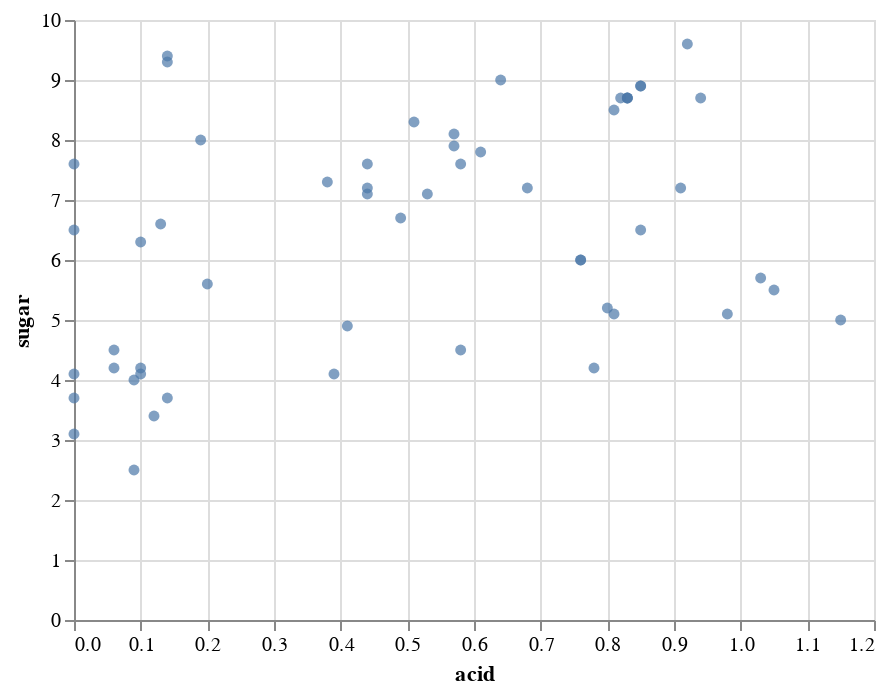

The notebook cell saved with this chart:
### Code cell
alt.Chart(cocktails).mark_circle().encode(x='acid', y='sugar')

### Figure 1 — Vega-Lite specification as saved in the notebook (floating-point values rounded to 4 significant figures)
{"config": {"view": {"continuousWidth": 400, "continuousHeight": 300}}, "data": {"name": "data-eef8cdb9f814de562d6e0a7156484812"}, "mark": "circle", "encoding": {"x": {"type": "quantitative", "field": "acid"}, "y": {"type": "quantitative", "field": "sugar"}}, "$schema": "https://vega.github.io/schema/vega-lite/v4.8.1.json", "datasets": {"data-eef8cdb9f814de562d6e0a7156484812": [{"name": "Pisco Sour", "abv": 12.1, "acid": 0.68, "sugar": 7.2, "type": "eggwhite", "index": 5, "instructions": "Dry shake, shake with ice, coupe. Add 3 drops of Anostura or Amargo Chuncho.", "ingredients": "2 oz pisco (40% abv)<br/>1 oz egg white<br/>3/4 oz lime juice<br/>3/4 oz simple syrup", "ncotw": "not yet"}, {"name": "Pink Lady", "abv": 12.4, "acid": 0.64, "sugar": 9.0, "type": "eggwhite", "index": 6, "instructions": "Dry shake, shake with ice, coupe.", "ingredients": "1 1/2 oz Plymouth gin<br/>1 oz egg white<br/>3/4 oz lemon juice<br/>1/2 oz Grenadine<br/>1/2 oz simple syrup<br/>1/2 oz Lairds Applejack Bottled in Bond", "ncotw": "not yet"}, {"name": "Clover Club", "abv": 13.6, "acid": 0.49, "sugar": 6.7, "type": "eggwhite", "index": 7, "instructions": "Dry shake, shake with ice, coupe. Garnish with a raspberry", "ingredients": "2 oz Plymouth gin<br/>1 oz egg white<br/>1/2 oz Dolin dry vermouth<br/>1/2 oz raspberry syrup<br/>1/2 oz lemon juice<br/>1 oz egg white", "ncotw": "<a href=\"https://www.reddit.com/r/cocktails/comments/1go8m1/not_cocktail_of_the_week_24_clover_club/\">#24</a>"}, {"name": "Whiskey Sour", "abv": 15.2, "acid": 0.53, "sugar": 7.1, "type": "eggwhite", "index": 8, "instructions": "Dry shake, shake with ice, coupe.", "ingredients": "2 oz rye (50% abv)<br/>3/4 oz simple syrup<br/>0.625 oz lemon juice<br/>2 drops saline solution<br/>1 oz egg white", "ncotw": "not yet"}, {"name": "Daiquiri with More Lime", "abv": 14.7, "acid": 0.94, "sugar": 8.7, "type": "shaken", "index": 9, "instructions": "Shake, coupe.", "ingredients": "2 oz white rum (40% abv)<br/>0.875 oz lime juice<br/>3/4 oz simple syrup", "ncotw": "<a href=\"https://www.reddit.com/r/cocktails/comments/1i0sbt/not_cocktail_of_the_week_27_daiquiri/\">#27</a>"}, {"name": "Honeysuckle", "abv": 15.0, "acid": 0.85, "sugar": 8.9, "type": "shaken", "index": 10, "instructions": "Shake, coupe. Garnish with lime wheel.", "ingredients": "2 oz white rum (40% abv)<br/>3/4 oz lime juice<br/>3/4 oz honey syrup", "ncotw": "<a href=\"https://www.reddit.com/r/cocktails/comments/1kd90i/not_cocktail_of_the_week_32_bees_knees/\">#32</a>"}, {"name": "Classic Daiquiri", "abv": 15.0, "acid": 0.85, "sugar": 8.9, "type": "shaken", "index": 11, "instructions": "Shake, coupe.", "ingredients": "2 oz white rum (40% abv)<br/>3/4 oz lime juice<br/>3/4 oz simple syrup", "ncotw": "<a href=\"https://www.reddit.com/r/cocktails/comments/1i0sbt/not_cocktail_of_the_week_27_daiquiri/\">#27</a>"}, {"name": "Blood and Sand", "abv": 15.6, "acid": 0.19, "sugar": 8.0, "type": "shaken", "index": 12, "instructions": "Shake, coupe. (Optionally flamed) orange twist.", "ingredients": "1 oz Scotch (43% abv)<br/>3/4 oz Cherry Herring<br/>3/4 oz sweet vermouth<br> 1/2 oz orange jucie", "ncotw": "<a href=\"https://www.reddit.com/r/cocktails/comments/1yds2e/not_cocktail_of_the_week_59_blood_and_sand/\">#59</a>"}, {"name": "Alexander", "abv": 16.4, "acid": 0.0, "sugar": 3.1, "type": "shaken", "index": 13, "instructions": "Shake, coupe. Grated nutmeg.", "ingredients": "2 oz Cognac (41% abv)<br/>1 oz heavy cream<br/>1/4 oz Demerara syrup", "ncotw": "not yet"}, {"name": "Hemingway Daiquiri", "abv": 16.5, "acid": 0.98, "sugar": 5.1, "type": "shaken", "index": 14, "instructions": "Shake, coupe. Garnish with lime wheel.", "ingredients": "2 oz white rum (40% abv)<br/>3/4 oz lime juice<br/>1/2 oz grapefruit juice<br/>1/2 oz Luxardo Maraschino<br/>2 drops saline solution", "ncotw": "<a href=\"https://www.reddit.com/r/cocktails/comments/1i0sbt/not_cocktail_of_the_week_27_daiquiri/\">#27</a>"}, {"name": "Brown Derby", "abv": 16.6, "acid": 0.44, "sugar": 7.6, "type": "shaken", "index": 15, "instructions": "Shake, coupe. Express and discard grapefruit twist.", "ingredients": "2 oz bourbon (45% abv)<br/>1 oz grapefruit juice<br/>1/2 oz honey syrup", "ncotw": "<a href=\"https://www.reddit.com/r/cocktails/comments/2a9ow3/not_cocktail_of_the_week_79_brown_derby/\">#79</a>"}, {"name": "Cosmopolitan (Modern/Bastardized)", "abv": 16.6, "acid": 1.05, "sugar": 5.5, "type": "shaken", "index": 16, "instructions": "Shake, coupe. Express and discard (optionally flamed) orange twist.", "ingredients": "1 1/2 oz Absolut Citron vodka<br/>3/4 oz Cointreau<br/>3/4 oz cranberry juice<br/>1/2 oz lime juice", "ncotw": "not yet"}, {"name": "Gold Rush", "abv": 17.2, "acid": 0.83, "sugar": 8.7, "type": "shaken", "index": 17, "instructions": "Shake, server over large rock.", "ingredients": "2 oz bourbon (47% abv)<br/>3/4 oz lemon juice<br/>3/4 oz honey syrup", "ncotw": "not yet"}, {"name": "Southside", "abv": 17.2, "acid": 0.83, "sugar": 8.7, "type": "shaken", "index": 18, "instructions": "Shake with handful mint, coupe. Garnish with mint.", "ingredients": "2 oz gin (47% abv)<br/>3/4 oz lemon juice<br/>3/4 oz simple syrup", "ncotw": "<a href=\"https://www.reddit.com/r/cocktails/comments/1jfrqi/not_cocktail_of_the_week_30_southside_and/\">#30</a>"}, {"name": "Bee's Knees", "abv": 17.2, "acid": 0.83, "sugar": 8.7, "type": "shaken", "index": 19, "instructions": "Shake, coupe. Garnish with lemon wheel.", "ingredients": "2 oz gin (47% abv)<br/>3/4 oz lemon juice<br/>3/4 oz honey syrup", "ncotw": "<a href=\"https://www.reddit.com/r/cocktails/comments/1kd90i/not_cocktail_of_the_week_32_bees_knees/\">#32</a>"}, {"name": "20th Century Cocktail", "abv": 17.3, "acid": 0.85, "sugar": 6.5, "type": "shaken", "index": 20, "instructions": "Shake, coupe.", "ingredients": "1 1/2 oz gin (47% abv)<br/>3/4 oz lemon juice<br/>3/4 oz white crme de cacao<br/>3/4 oz Lillet Blanc", "ncotw": "<a href=\"https://www.reddit.com/r/cocktails/comments/2377jm/not_cocktail_of_the_week_67_the_20th_century/\">#67</a>"}, {"name": "Fresh Lime Gimlet", "abv": 17.3, "acid": 0.82, "sugar": 8.7, "type": "shaken", "index": 21, "instructions": "Shake, coupe. Garnish with lime wheel.", "ingredients": "2 oz gin (47.4% abv)<br/>3/4 oz lime juice<br/>3/4 oz simple syrup", "ncotw": "<a href=\"https://www.reddit.com/r/cocktails/comments/28i1dn/not_cocktail_of_the_week_76_gimlet/\">#76</a>"}, {"name": "Corpse Reviver #2", "abv": 17.4, "acid": 1.03, "sugar": 5.7, "type": "shaken", "index": 22, "instructions": "Shake, coupe. Express and discard orange twist.", "ingredients": "3/4 oz lemon juice<br/>3/4 oz gin (47% abv)<br/>3/4 oz Cointreau<br/>3/4 oz Lillet Blanc", "ncotw": "<a href=\"https://www.reddit.com/r/cocktails/comments/1779xr/ncotw_3_corpse_reviver_2/\">#3</a>"}, {"name": "Jack Rose", "abv": 18.2, "acid": 0.81, "sugar": 8.5, "type": "shaken", "index": 23, "instructions": "Shake, coupe.", "ingredients": "2 oz apple brandy (50% abv)<br/>3/4 oz Grenadine<br/>3/4 oz lemon juice<br>1 dash Angostura bitters", "ncotw": "<a href=\"https://www.reddit.com/r/cocktails/comments/1bnysd/not_cocktail_of_the_week_13_jack_rose/\">#13</a>"}, {"name": "Margarita", "abv": 18.5, "acid": 0.76, "sugar": 6.0, "type": "shaken", "index": 24, "instructions": "Shake, coupe (optionally salted rim).", "ingredients": "2 oz blanco tequila (40% abv)<br/>3/4 oz lime juice<br/>3/4 oz Cointreau<br/>1/4 oz simple syrup<br/>5 drops saline solution", "ncotw": "not yet"}, {"name": "Aviation", "abv": 18.7, "acid": 0.81, "sugar": 5.1, "type": "shaken", "index": 25, "instructions": "Shake, coupe.", "ingredients": "2 oz Plymouth gin<br/>3/4 oz lemon juice<br/>1/2 oz Luxardo Maraschino<br/>1/4 oz crem de violette", "ncotw": "not yet"}, {"name": "Sidecar", "abv": 18.9, "acid": 0.76, "sugar": 6.0, "type": "shaken", "index": 26, "instructions": "Shake, coupe. Express and discard orange twist.", "ingredients": "2 oz Cognac (41% abv)<br/>3/4 oz Cointreau<br/>3/4 oz lemon juice<br/>1/4 oz simple syrup", "ncotw": "<a href=\"https://www.reddit.com/r/cocktails/comments/19cmfw/not_cocktail_of_the_week_8_sidecar/\">#8</a>"}, {"name": "Champs-Elysses", "abv": 19.7, "acid": 0.8, "sugar": 5.2, "type": "shaken", "index": 27, "instructions": "Shake, coupe. Express and discard lemon twist.", "ingredients": "2 oz Cognac (41% abv)<br/>3/4 oz lemon juice<br/>1/2 oz Green Chartreuse<br/>1/4 oz simple syrup<br/>1 dash Angostura bitters", "ncotw": "<a href=\"https://www.reddit.com/r/cocktails/comments/209moq/not_cocktail_of_the_week_62_champs_%C3%A9lys%C3%A9es/\">#62</a>"}, {"name": "Last Word", "abv": 20.0, "acid": 0.92, "sugar": 9.6, "type": "shaken", "index": 28, "instructions": "Shake, coupe.", "ingredients": "3/4 oz lime juice<br/>3/4 oz Green Chartreuse<br/>3/4 oz Luxardo Marschino<b4/>3/4 oz Plymouth gin<br/>2 drop saline", "ncotw": "<a href=\"https://www.reddit.com/r/cocktails/comments/14c11h/cocktail_of_the_week_1_last_word/\">COTW #1</a>"}, {"name": "Between the Sheets", "abv": 20.1, "acid": 0.58, "sugar": 4.5, "type": "shaken", "index": 29, "instructions": "Shake, coupe. Express and discard lemon twist.", "ingredients": "1 1/2 oz Cognac (41% abv)<br/>3/4 oz Curacao<br/>1/2 oz white rum (40% abv)<br/>1/2 oz lemon juice", "ncotw": "<a href=\"https://www.reddit.com/r/cocktails/comments/1xqbox/not_cocktail_of_the_week_58_between_the_sheets/\">#58</a>"}, {"name": "Brady Crusta", "abv": 20.2, "acid": 0.58, "sugar": 7.6, "type": "shaken", "index": 30, "instructions": "Shake, coupe (sugar-rimmed). Large lemon spiral.", "ingredients": "2 oz Cognac (41% abv)<br/>1/2 oz Curacao<br/>1/2 oz lemon juice<br/>1/4 oz Luxardo Maraschino", "ncotw": "not yet"}, {"name": "Pegu Club", "abv": 21.0, "acid": 0.78, "sugar": 4.2, "type": "shaken", "index": 31, "instructions": "Shake, coupe. Garnish with lime wheel.", "ingredients": "2 oz gin (47.3% abv)<br/>3/4 oz lime juice<br/>3/4 oz Curacao<br/>1 dash orange bitters<br/>1 dash Angostura bitters", "ncotw": "<a href=\"https://www.reddit.com/r/cocktails/comments/1c3psn/not_cocktail_of_the_week_14_pegu_club/\">#14</a>"}, {"name": "Blinker", "abv": 21.4, "acid": 0.39, "sugar": 4.1, "type": "shaken", "index": 32, "instructions": "Shake, coupe.", "ingredients": "2 oz rye (50% abv)<br/>3/4 oz grapefruit juice<br/>1 bsp raspberry syrup", "ncotw": "not yet"}, {"name": "Negroni", "abv": 20.7, "acid": 0.14, "sugar": 9.4, "type": "stirred", "index": 33, "instructions": "Stir. Coupe or over a large rock. Orange or grapefruit twist.", "ingredients": "1 oz sweet vermouth<br/>1 oz gin (47.3% abv)<br/>1 oz Campari", "ncotw": "<a href=\"https://www.reddit.com/r/cocktails/comments/1aoe1c/not_cocktail_of_the_week_11_negroni/\">#11</a>"}, {"name": "Blackthorn", "abv": 21.1, "acid": 0.1, "sugar": 6.3, "type": "stirred", "index": 34, "instructions": "Stir, coupe. Orange twist.", "ingredients": "1 1/2 oz Plymouth gin<br/>3/4 oz sweet vermouth<br/>3/4 oz sloe gin<br/>2 dashes orange bitters", "ncotw": "not yet"}, {"name": "Hanky Panky", "abv": 22.4, "acid": 0.2, "sugar": 5.6, "type": "stirred", "index": 35, "instructions": "Stir, coupe. Orange twist.", "ingredients": "1 1/2 oz sweet vermouth<br/>1 1/2 oz gin (47% abv)<br/>1 bsp Fernet Branca", "ncotw": "<a href=\"https://www.reddit.com/r/cocktails/comments/5c2njb/not_cocktail_of_the_week_123_hanky_panky/\">#123</a>"}, {"name": "Martinez", "abv": 22.5, "acid": 0.13, "sugar": 6.6, "type": "stirred", "index": 36, "instructions": "Stir, coupe. Lemon twist.", "ingredients": "2 oz Old Tom gin (40% abv)<br/>1 oz sweet vermouth<br/>1/4 oz Luxardo Maraschino<br/>1 dash Angostura bitters<br/>1 dash orange bitters", "ncotw": "<a href=\"https://www.reddit.com/r/cocktails/comments/1ck6v2/not_cocktail_of_the_week_15_martinez/\">#15</a>"}, {"name": "Manhatan (Boubon, 45% abv)", "abv": 24.6, "acid": 0.14, "sugar": 3.7, "type": "stirred", "index": 37, "instructions": "Stir, coupe. Orange twist or cherry.", "ingredients": "2 oz bourbon (45% abv)<br/>1 oz sweet vermouth<br/>2 dashes Angostura bitters", "ncotw": "<a href=\"https://www.reddit.com/r/cocktails/comments/16pciv/not_cocktail_of_the_week_2_the_manhattan/\">#2</a>"}, {"name": "Bobby Burns", "abv": 24.9, "acid": 0.1, "sugar": 4.2, "type": "stirred", "index": 38, "instructions": "Stir, coupe. Lemon twist.", "ingredients": "2 oz Scotch (43% abv)<br/>3/4 oz sweet vermouth<br/>1/4 oz Benedictine", "ncotw": "<a href=\"https://www.reddit.com/r/cocktails/comments/169jv7/cocktail_of_the_week_3_bobby_burns/\">#1</a>"}, {"name": "Rob Roy", "abv": 25.5, "acid": 0.09, "sugar": 2.5, "type": "stirred", "index": 39, "instructions": "Stir, coupe. Lemon twist.", "ingredients": "2.5 oz Scotch (43% abv)<br/>3/4 oz sweet vermouth<br/>2 dashes Angostura bitters", "ncotw": "<a href=\"https://www.reddit.com/r/cocktails/comments/2owdug/not_cocktail_of_the_week_101_rob_roy/\">#101</a>"}, {"name": "Old Pal", "abv": 25.6, "acid": 0.09, "sugar": 4.0, "type": "stirred", "index": 40, "instructions": "Stir, coupe.", "ingredients": "2 oz rye (50% abv)<br/>3/4 oz Campari<br/>3/4 oz dry vermouth", "ncotw": "<a href=\"https://www.reddit.com/r/cocktails/comments/2sfsns/not_cocktail_of_the_week_105_old_pal/\">#105</a>"}, {"name": "Vieux Carre", "abv": 25.9, "acid": 0.1, "sugar": 4.1, "type": "stirred", "index": 41, "instructions": "Stir, serve over large rock.", "ingredients": "1 oz rye (50% abv)<br/>1 oz Cognac (41% abv)<br/>3/4 oz sweet vermouth<br/>1/4 oz Benedictine<br/>1 dash Angostura bitters<br/>1 dash Peychaud's bitters", "ncotw": "<a href=\"https://www.reddit.com/r/cocktails/comments/1a8cs5/not_cocktail_of_the_week_10_vieux_carr%C3%A9/\">#10</a>"}, {"name": "Brooklyn", "abv": 26.3, "acid": 0.06, "sugar": 4.2, "type": "stirred", "index": 42, "instructions": "Stir, coupe. Garnish with cherry.", "ingredients": "2 oz rye (50% abv)<br/>1/2 oz Amer Picon<br/>1/2 oz dry vermouth<br/>1/4 oz Luxardo Maraschino<br/>1 dash Angostura bitters", "ncotw": "<a href=\"https://www.reddit.com/r/cocktails/comments/2ni3ba/not_cocktail_of_the_week_99_the_brooklyn/\">#99</a>"}, {"name": "Bijou", "abv": 27.1, "acid": 0.14, "sugar": 9.3, "type": "stirred", "index": 43, "instructions": "Stir, coupe. Lemon twist or cherry.", "ingredients": "1 oz gin (47.3% abv)<br/>1 oz sweet vermouth<br/>1 oz Green Chartreuse<br/>1 dash orange bitters", "ncotw": "<a href=\"https://www.reddit.com/r/cocktails/comments/2ypbjw/not_cocktail_of_the_week_109_bijou/\">#109</a>"}, {"name": "Manhatan (Rye, 50% abv)", "abv": 27.2, "acid": 0.12, "sugar": 3.4, "type": "stirred", "index": 44, "instructions": "Stir, coupe. Orange twist or cherry.", "ingredients": "2 oz rye (50% abv)<br/>0.875 oz sweet vermouth<br/>2 dashes Angostura bitters", "ncotw": "<a href=\"https://www.reddit.com/r/cocktails/comments/16pciv/not_cocktail_of_the_week_2_the_manhattan/\">#2</a>"}, {"name": "Rusty Nail", "abv": 28.8, "acid": 0.0, "sugar": 4.1, "type": "stirred", "index": 45, "instructions": "Stir, serve over large rock. Lemon peel.", "ingredients": "2 oz Scotch (43% abv)<br/>1/2 oz Drambuie", "ncotw": "not yet"}, {"name": "Improved Whiskey Cocktail", "abv": 29.3, "acid": 0.0, "sugar": 6.5, "type": "stirred", "index": 46, "instructions": "Stir, sever over large rock in absinthe-rinsed glass. Lemon twist.", "ingredients": "2 oz rye (50% abv)<br/>1/4 oz Luxardo Maraschino<br/>1/4 oz simple syrup<br/>2 dashes Angostura bitters", "ncotw": "<a href=\"https://www.reddit.com/r/cocktails/comments/1hkxy5/not_cocktail_of_the_week_26_improved_whiskey/\">#26</a>"}, {"name": "De La Louisiane", "abv": 29.3, "acid": 0.06, "sugar": 4.5, "type": "stirred", "index": 47, "instructions": "Stir, coupe. Garnish with cherry.", "ingredients": "2 oz rye (50% abv)<br/>1/2 oz Benedictine<br/>1/2 oz sweet vermouth<br/>3 dashes Peychaud's bitters<br/>3 dashes Angostura bitters<br/>3 dashes absinthe", "ncotw": "<a href=\"https://www.reddit.com/r/cocktails/comments/2tzik7/not_cocktail_of_the_week_106_cocktail_a_la/\">#106</a>"}, {"name": "Widow's Kiss", "abv": 32.3, "acid": 0.0, "sugar": 3.7, "type": "stirred", "index": 48, "instructions": "Stir, coupe.", "ingredients": "2 oz apple brandy (50% abv)<br/>1/4 oz Benedictine<br/>1/4 oz Yellow Chartreuse", "ncotw": "<a href=\"https://www.reddit.com/r/cocktails/comments/1toslc/not_cocktail_of_the_week_51_widows_kiss/\">#51</a>"}, {"name": "Old Fashioned", "abv": 32.1, "acid": 0.0, "sugar": 7.6, "type": "built", "index": 49, "instructions": "Build over large rock in old-fashioned glass. Orange twist.", "ingredients": "2 oz bourbon<br/>3/8 oz simple syrup<br/>2 dashes Angostura bitters", "ncotw": "<a href=\"https://www.reddit.com/r/cocktails/comments/1u7nb3/not_cocktail_of_the_week_52_oldfashioned/\">#52</a>"}, {"name": "Blender Daiquiri", "abv": 15.0, "acid": 0.57, "sugar": 8.1, "type": "blended", "index": 50, "instructions": "Blend with 120 g ice, strain, coupe.", "ingredients": "2 1/2 oz water<br/>2 1/4 oz sugard 80-proof rum<br/>1/2 oz lime juice<br/>4 drops saline solution", "ncotw": "not yet"}, {"name": "Blender Margarita", "abv": 17.2, "acid": 0.57, "sugar": 7.9, "type": "blended", "index": 51, "instructions": "Blend with 120 g ice, strain, coupe.", "ingredients": "2 1/2 oz water<br/>1 oz Cointreau<br/>3/4 oz white mezcal<br/>1/2 oz Yellow Chartreuse<br/>1/2 oz lime juice<br/>10 drops Hellfire bitters", "ncotw": "not yet"}, {"name": "Blender Whiskey Sour", "abv": 16.7, "acid": 0.61, "sugar": 7.8, "type": "blended", "index": 52, "instructions": "Blend with 120 g ice, strain, coupe.", "ingredients": "2 1/2 oz water<br/>2 oz sugared 100-proof rye<br/>1/2 oz lemon juice<br/>1/4 oz orange juice<br/>4 drops saline solution", "ncotw": "not yet"}, {"name": "Carbonated Margarita", "abv": 14.2, "acid": 0.44, "sugar": 7.1, "type": "carbonated", "index": 53, "instructions": "Chill, carbonate.", "ingredients": "2 1/2 oz water<br/>2 oz blanco tequila (40% abv)<br/>5/8 oz simple syrip<br/>3/8 oz clarified lime juice<br/>4 drops saline solution", "ncotw": "not yet"}, {"name": "Carbonated Whiskey Sour", "abv": 15.2, "acid": 0.44, "sugar": 7.2, "type": "carbonated", "index": 54, "instructions": "Chill, carbonate.", "ingredients": "5/8 oz water<br/>1 3/4 oz bourbon<br/>5/8 oz simple syrup<br/>3/8 oz clarified lime juice<br/>2 drops saline solution", "ncotw": "not yet"}, {"name": "Gin and Tonic (Dry)", "abv": 15.4, "acid": 0.41, "sugar": 4.9, "type": "carbonated", "index": 55, "instructions": "Chill, carbonate.", "ingredients": "7/8 oz water<br/>1 3/4 oz gin (47.3% abv)<br/>3/8 oz quinine simple syrup<br/>3/8 oz clarified lime juice<br/>2 drops saline solution", "ncotw": "not yet"}, {"name": "Carbonated Negroni", "abv": 16.0, "acid": 0.38, "sugar": 7.3, "type": "carbonated", "index": 56, "instructions": "Chill, carbonate. Express and discard grapefruit twist.", "ingredients": "2 1/4 oz water<br/>1 oz sweet vermouth<br/>1 oz gin  (47.3% abv)<br/>1 oz Campari<br/>1/4 oz clarified lime juice or champagne acid<br/>2 drops saline solution", "ncotw": "not yet"}, {"name": "Gin and Juice Centrifuge", "abv": 15.8, "acid": 0.91, "sugar": 7.2, "type": "carbonated", "index": 57, "instructions": "Chill, carbonate.", "ingredients": "1 6/8 oz centrifuge-clarified grapefruit juice<br/>1 6/8 oz gin<br/>1 3/8 oz water<br/>3/8 oz simple<br/>4 dashes champagne acid", "ncotw": "not yet"}, {"name": "Gin and Juice Agar", "abv": 16.9, "acid": 1.15, "sugar": 5.0, "type": "carbonated", "index": 58, "instructions": "Chill, carbonate.", "ingredients": "2 5/8 oz agar-clarified grapefruit juice<br/>2 oz gin<br/>7/8 oz water<br/>2 drops saline solution", "ncotw": "not yet"}, {"name": "Chartruth", "abv": 18.0, "acid": 0.51, "sugar": 8.3, "type": "carbonated", "index": 59, "instructions": "Chill, carbonate.", "ingredients": "3 1/4 oz water<br/>1 3/4 oz Green Chartreuse<br/>1/2 oz clarified lime juice", "ncotw": "not yet"}]}}
